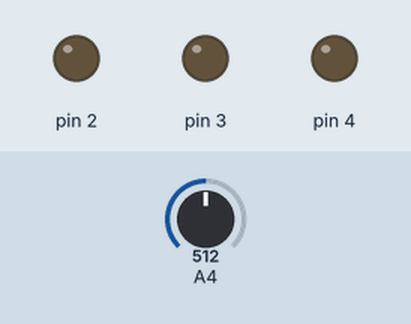
Bench run of a sketch on a simulated Arduino Uno, built with avr-gcc and run on an emulated ATmega328P. Parts: output pins drawn as LEDs (lit = HIGH). The test bench sets the inputs (shaded band); at power-on: A4 = 512. What the sketch prints to the serial monitor is not drawn.

Above: at 1.8 s.
1.9 s: A4 set to 237
3.4 s: A4 set to 211
At 5.2 s:
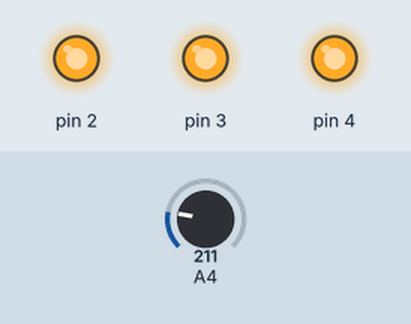
5.5 s: A4 set to 182
At 7.0 s:
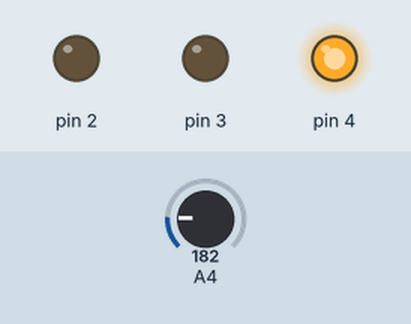
7.5 s: A4 set to 163
9.2 s: A4 set to 139
At 11.2 s:
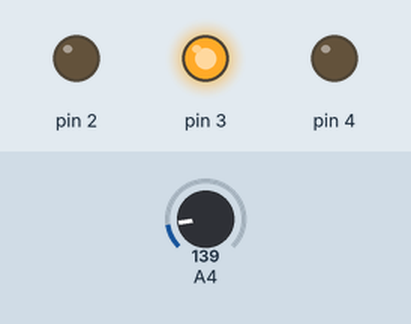
11.5 s: A4 set to 0
At 12.8 s:
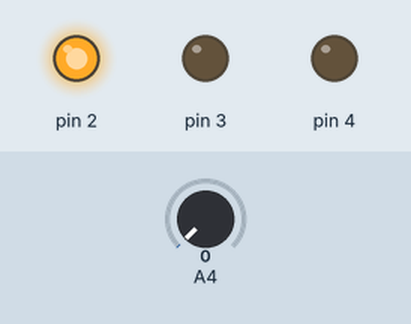
Timing chart, 0 to 14.5 s (numbered marks = the images above; inputs shaded):
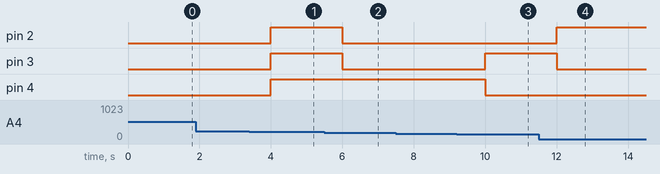

The sketch:

temperature_light.ino
```cpp
// C++ code
//
int baselineTemp = 0;
int celcius = 0;
int farenheit = 0;
void setup()
{
  Serial.begin(9600);
  pinMode(A4, INPUT);
  pinMode(2, OUTPUT);
  pinMode(3, OUTPUT);
  pinMode(4, OUTPUT);
}

void loop()
{
  baselineTemp = 0;
  celcius = map(((analogRead(A4)-20)*3.04),0,1023,-40,125);
  farenheit = ((celcius + 9) /5 +32);
  Serial.println(celcius);
  Serial.print("C, ");
  Serial.print(farenheit);
  Serial.print("F, ");
  if(celcius < baselineTemp)
  {
    digitalWrite(2,HIGH);
    digitalWrite(3,LOW);
    digitalWrite(4,LOW);
  }
  if(celcius >= baselineTemp && celcius < baselineTemp + 25)
  {
    digitalWrite(2,LOW);
    digitalWrite(3,HIGH);
    digitalWrite(4,LOW);
  }
  if(celcius >= baselineTemp + 25 && celcius < baselineTemp + 45)
  {
    digitalWrite(2,LOW);
    digitalWrite(3,LOW);
    digitalWrite(4,HIGH);
  }
  if(celcius >= baselineTemp + 45 && celcius < baselineTemp + 60)
  {
    digitalWrite(2,HIGH);
    digitalWrite(3,HIGH);
    digitalWrite(4,HIGH);
  }
  delay(1000);
}
```

Measured:
- the behaviour switches between 224 and 223 on A4 (found by bisection; images 0 and 1)
- the behaviour switches between 194 and 193 on A4 (found by bisection; images 1 and 2)
- the behaviour switches between 153 and 152 on A4 (found by bisection; images 2 and 3)
- after the input at 1.9 s, every drawn part: stays the same
- after the input at 3.4 s, pin 2–4: LOW → HIGH after 0.60 s
- after the input at 5.5 s, pin 2, pin 3: HIGH → LOW after 0.50 s
- after the input at 7.5 s, every drawn part: stays the same
- after the input at 9.2 s, pin 3: LOW → HIGH after 0.81 s; pin 4: HIGH → LOW after 0.81 s
- after the input at 11.5 s, pin 2: LOW → HIGH after 0.51 s; pin 3: HIGH → LOW after 0.51 s
